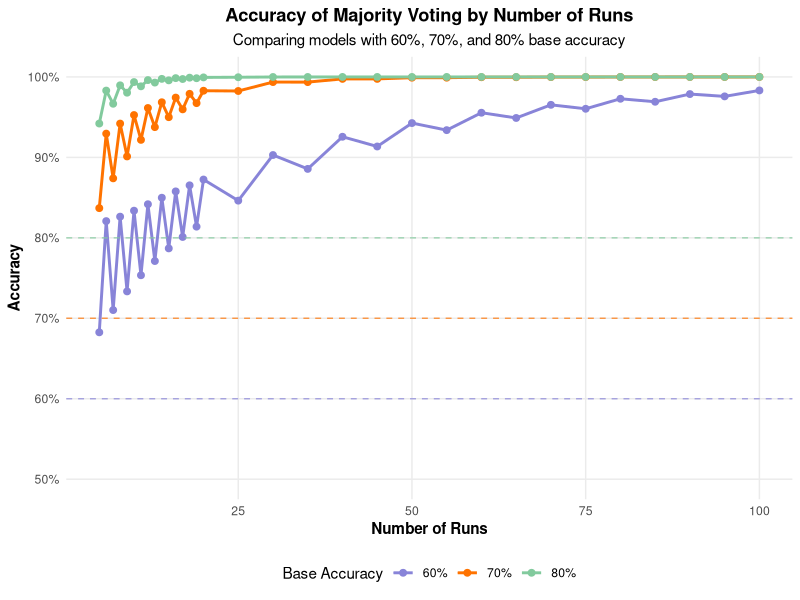
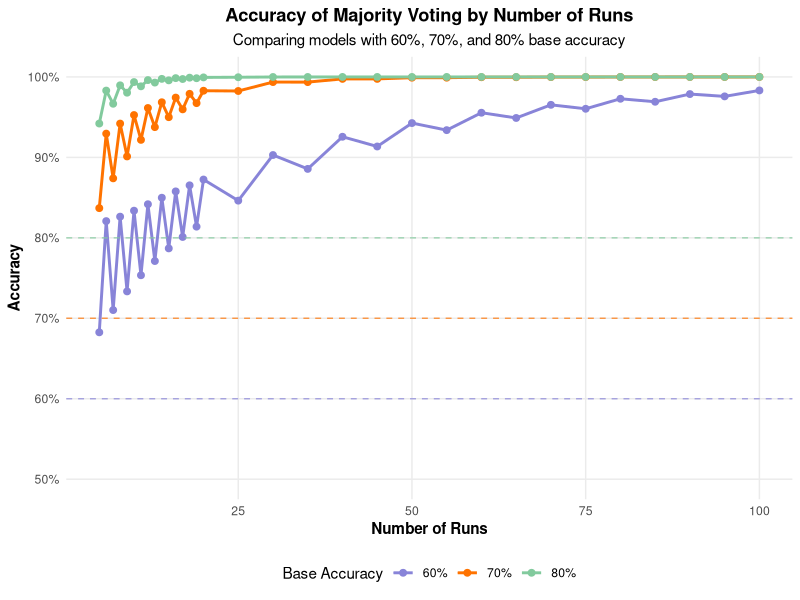
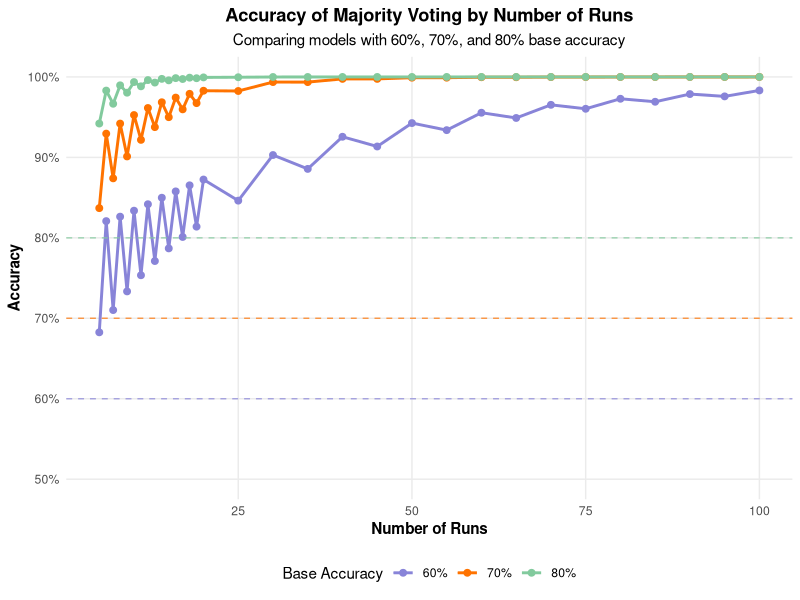
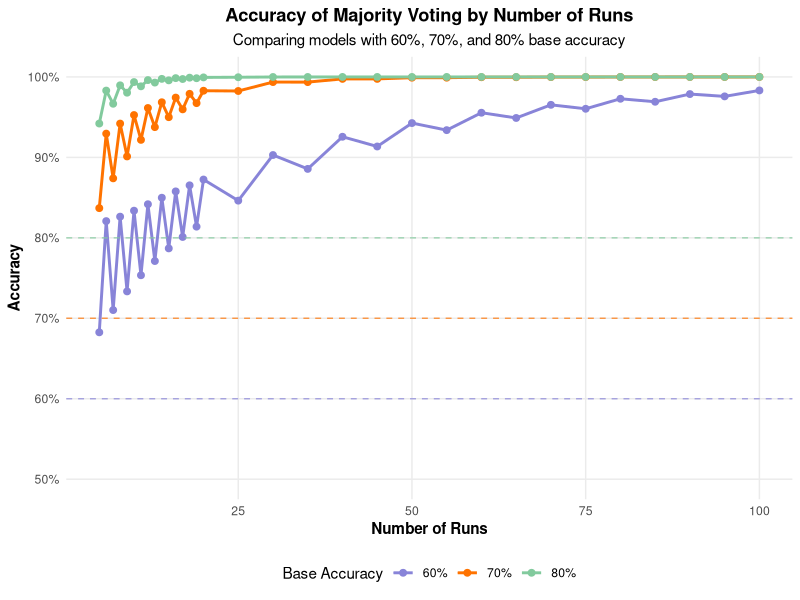

These charts were generated, in order, by the following R code:
# ==============================================================================
# Figure: Accuracy of Majority Voting by Number of Runs
# Publication-ready R code for generating majority voting accuracy curves
# ==============================================================================

# Load required libraries
library(ggplot2)
library(dplyr)

# ==============================================================================
# 1. FUNCTIONS FOR CALCULATION
# ==============================================================================

# Function to calculate binomial probability
binom_prob <- function(n, k, p) {
  choose(n, k) * p^k * (1-p)^(n-k)
}

# Function to calculate probability of at least k successes in n trials
prob_at_least_k <- function(n, k, p) {
  sum(sapply(k:n, function(i) binom_prob(n, i, p)))
}

# Calculate accuracy for different number of runs
calculate_accuracies <- function(min_runs, max_runs, base_accuracy) {
  results <- data.frame(
    runs = min_runs:max_runs,
    accuracy = NA
  )
  
  for (i in 1:nrow(results)) {
    runs <- results$runs[i]
    # Standard majority threshold (more than half)
    majority_threshold <- ceiling(runs / 2)
    
    # Calculate accuracy with standard majority threshold
    results$accuracy[i] <- prob_at_least_k(runs, majority_threshold, base_accuracy)
  }
  
  return(results)
}

# ==============================================================================
# 2. DATA CALCULATION
# ==============================================================================

# Calculate results for p=0.6, p=0.7, and p=0.8
min_runs <- 5
max_runs <- 100
results_60 <- calculate_accuracies(min_runs, max_runs, 0.6)
results_70 <- calculate_accuracies(min_runs, max_runs, 0.7)
results_80 <- calculate_accuracies(min_runs, max_runs, 0.8)

# Combine results into a single data frame
results_60$base_accuracy <- "60%"
results_70$base_accuracy <- "70%"
results_80$base_accuracy <- "80%"
all_results <- rbind(results_60, results_70, results_80)

# Create a subset of points for a cleaner plot
# Keep all points from 5-20 runs, then every 5th point
subset_runs <- c(1:20, seq(25, 100, by = 5))
plot_data <- all_results %>% filter(runs %in% subset_runs)

# Create base accuracy reference data
base_acc_df <- data.frame(
  base_accuracy = c("60%", "70%", "80%"),
  value = c(0.6, 0.7, 0.8)
)

# ==============================================================================
# 3. PLOT GENERATION
# ==============================================================================

p <- ggplot() +
  # Add the accuracy lines
  geom_line(data = plot_data, 
            aes(x = runs, y = accuracy, color = base_accuracy, group = base_accuracy), 
            size = 1) +
  geom_point(data = plot_data, 
             aes(x = runs, y = accuracy, color = base_accuracy), 
             size = 2) +
  # Add horizontal lines for base accuracies
  geom_hline(data = base_acc_df, 
             aes(yintercept = value, color = base_accuracy), 
             linetype = "dashed", 
             alpha = 0.7) +
  # Set color scheme
  scale_color_manual(values = c("60%" = "#8884d8", "70%" = "#ff7300", "80%" = "#82ca9d"),
                     name = "Base Accuracy") +
  # Set axis labels and limits
  scale_y_continuous(labels = scales::percent, limits = c(0.5, 1)) +
  labs(title = "Accuracy of Majority Voting by Number of Runs",
       subtitle = "Comparing models with 60%, 70%, and 80% base accuracy",
       x = "Number of Runs",
       y = "Accuracy") +
  # Add theme elements
  theme_minimal() +
  theme(
    panel.grid.minor = element_blank(),
    legend.position = "bottom",
    plot.title = element_text(hjust = 0.5, face = "bold"),
    plot.subtitle = element_text(hjust = 0.5),
    axis.title = element_text(face = "bold")
  )

# Display the plot
print(p)

# Save the plot
ggsave("majority_voting_accuracy.jpg", p, width = 10, height = 7, dpi = 300)
ggsave("majority_voting_accuracy.pdf", p, width = 10, height = 7)
ggsave("majority_voting_accuracy.png", p, width = 10, height = 7, dpi = 300)

# ==============================================================================
# 4. SOURCE DATA EXPORT
# ==============================================================================

# Export full accuracy data
source_majority_all <- all_results %>%
  arrange(base_accuracy, runs) %>%
  mutate(accuracy_percent = round(accuracy * 100, 2))

# Export plot subset (cleaned version for selected points)
source_majority_plot <- plot_data %>%
  arrange(base_accuracy, runs) %>%
  mutate(accuracy_percent = round(accuracy * 100, 2))

# Write CSVs
write.csv(source_majority_all, "SourceData_Fig_MajorityVoting_All.csv", row.names = FALSE)
write.csv(source_majority_plot, "SourceData_Fig_MajorityVoting_PlotSubset.csv", row.names = FALSE)

# Write Excel export
library(openxlsx)

openxlsx::write.xlsx(
  list(
    "All_Runs" = source_majority_all,
    "Plot_Subset" = source_majority_plot
  ),
  file = "SourceData_Fig_MajorityVoting.xlsx",
  asTable = TRUE
)

print("Majority voting accuracy figure generated successfully!")